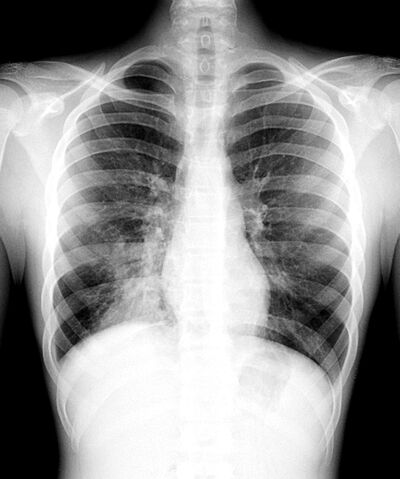
#> input picture Fotos/raio_x_pneumonia.jpg, 400 x 479 px, found by its file name
$ python Windowing.py
#> lines starting #> are read from the running program, lines starting #| are printed output that depends on the picture; after the words box and inside, x2 and y2 are one past the last pixel; in counts of white or black regions, pixels touching at a corner belong together
import cv2
import numpy as np

raiox = cv2.imread(r"projetos_treinamento\Fotos\raio_x_pneumonia.jpg")
#> raiox is the input picture: shape (479, 400, 3); min 0, max 255, mean 145.9

if raiox is None:
    print("Erro: Imagem não encontrada.")
else:
    img_cinza = cv2.cvtColor(raiox, cv2.COLOR_BGR2GRAY)

    # =====================================================================
    # PASSO 1: EXPANSÃO PARA 16 BITS (Upscaling Simulado)
    # =====================================================================
    img_16bits = img_cinza.astype(np.uint16) * 257

    # =====================================================================
    # PASSO 2: JANELAMENTO E DOWN SCALING (16 bits -> 8 bits)
    # =====================================================================
    # Como não temos as Unidades Hounsfield (HU) reais de Tomografia,
    # vamos criar limites matemáticos fictícios na escala de 0 a 65535.
    # O objetivo é ignorar os ossos muito brancos e focar no tecido mole do pulmão.
    Min = 20000  # Corta tons escuros (ar do fundo)
    Max = 45000  # Corta tons extremamente claros (ossos densos)

    # Aplica o corte (Clamping) e a fórmula das suas anotações:
    # Pixel(8bits) = [ (Pixel16bits - Min) / (Max - Min) ] * 255
    img_janelada = np.clip(img_16bits, Min, Max)
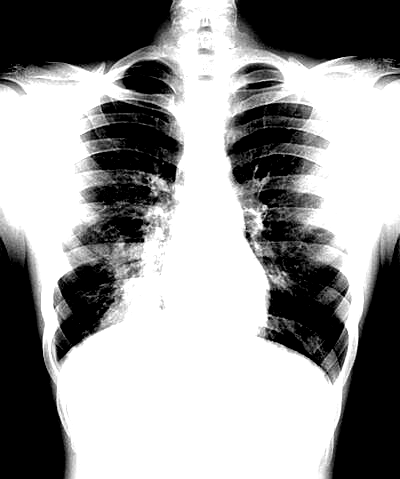
#> img_janelada: shape (479, 400) uint16; min 20000, max 45000, mean 34993; drawn with min black and max white
    img_8bits_focada = (((img_janelada - Min) / (Max - Min)) * 255).astype(np.uint8)

    # =====================================================================
    # PASSO 3: SEGMENTAÇÃO (Detectando a Pneumonia)
    # Limiarização (Thresholding)
    # =====================================================================
    # A pneumonia se manifesta como "manchas" (opacidades) brilhantes.
    # Pegar a imagem focada e transformar tudo o que for mais brilhante ue 140 em BRANCO (255) e o resto em PRETO (0).
    _, mascara_pneumonia = cv2.threshold(img_8bits_focada, 140, 255, cv2.THRESH_BINARY)
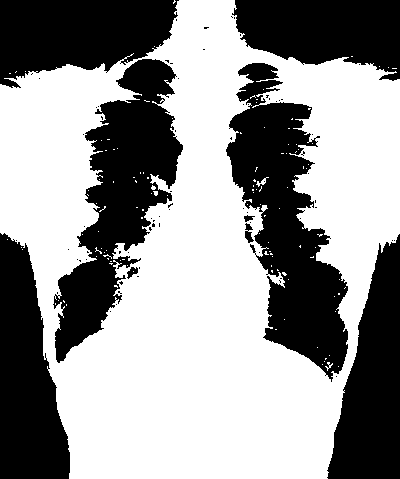
#> mascara_pneumonia: shape (479, 400); 58.7% white; 75 black regions (66 under 20 px), largest, box (x1, y1, x2, y2) and area: (226, 63, 348, 382) 18141, (53, 59, 183, 363) 16565, (0, 233, 70, 479) 11741

    # =====================================================================
    # PASSO 4: EXIBIÇÃO VISUAL (Pintando em BGR)
    # =====================================================================
    # Criamos uma cópia da imagem original para não estragá-la.
    resultado = raiox.copy()

    # Onde a máscara for branca (255), pintamos o pixel de Vermelho no BGR (0, 0, 255)
    resultado[mascara_pneumonia == 255] = [0, 0, 255]
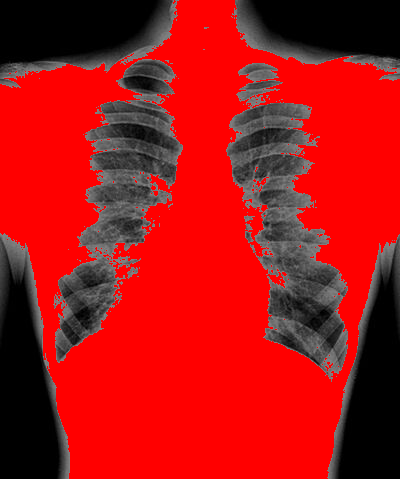
#> resultado: shape (479, 400, 3); mean B, G, R 19.9, 19.9, 169.6

    # Exibe as etapas
    cv2.imshow("01. Original (Cinza)", img_cinza)
    cv2.imshow("02. Simulacao de Janelamento (Foco no pulmao)", img_8bits_focada)
    cv2.imshow("03. Deteccao da Pneumonia", resultado)

    cv2.waitKey(0)
    cv2.destroyAllWindows()

$ run again, with Fotos/Love.jpg copied over Fotos/raio_x_pneumonia.jpg
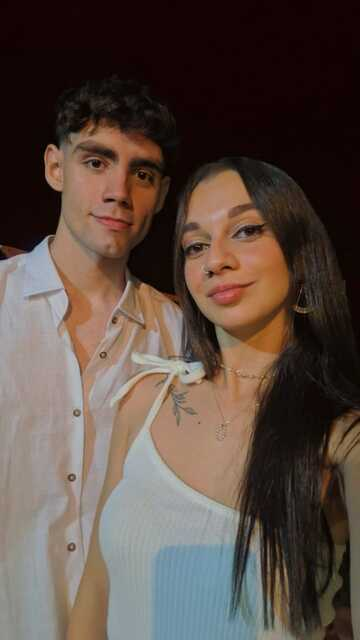
#> input picture Fotos/Love.jpg, 360 x 640 px, found by its file name
#> raiox is the input picture: shape (640, 360, 3); mean B, G, R 67, 75, 90.1
#> `_, mascara_pneumonia = cv2.threshold(img_8bits_focada, 140, 255, cv2.T..`:
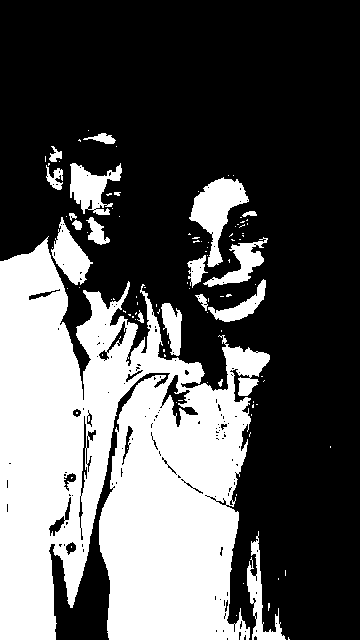
#> mascara_pneumonia: shape (640, 360); 34.9% white; 105 white regions (85 under 20 px), largest, box (x1, y1, x2, y2) and area: (0, 236, 270, 640) 69901, (189, 177, 249, 267) 2259, (70, 163, 122, 215) 1436
#> `resultado[mascara_pneumonia == 255] = [0, 0, 255]`:
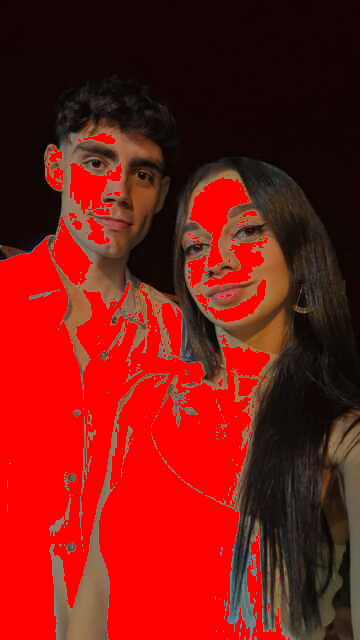
#> resultado: shape (640, 360, 3); mean B, G, R 18, 23.5, 124.1
